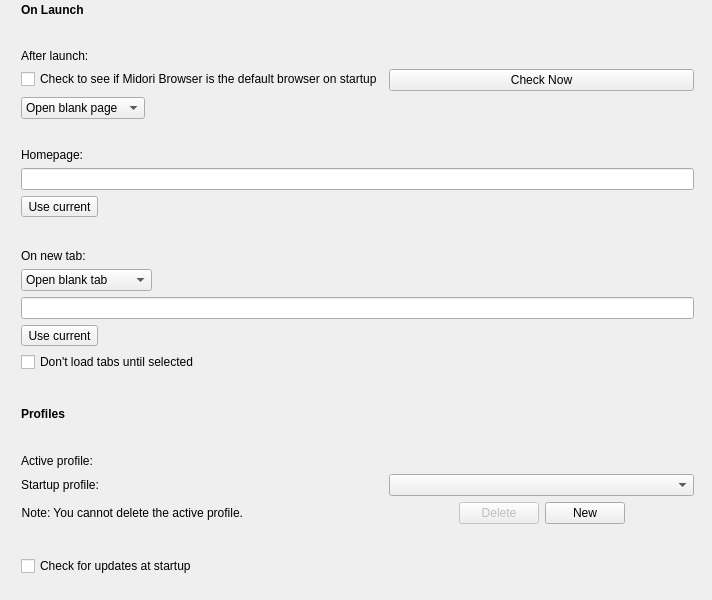
         <widget class="QWidget" name="generalPage">
          <widget class="QFrame" name="frame">
           <property name="geometry">
            <rect>
             <x>12</x>
             <y>-6</y>
             <width>691</width>
             <height>591</height>
            </rect>
           </property>
           <property name="frameShape">
            <enum>QFrame::NoFrame</enum>
           </property>
           <property name="frameShadow">
            <enum>QFrame::Raised</enum>
           </property>
           <layout class="QHBoxLayout" name="horizontalLayout">
            <item>
             <layout class="QFormLayout" name="formLayout_8">
              <property name="labelAlignment">
               <set>Qt::AlignLeading|Qt::AlignLeft|Qt::AlignVCenter</set>
              </property>
              <item row="2" column="0">
               <widget class="QLabel" name="label_24">
                <property name="text">
                 <string>&lt;html&gt;&lt;head/&gt;&lt;body&gt;&lt;p&gt;&lt;span style=&quot; font-weight:600;&quot;&gt;On Launch&lt;/span&gt;&lt;/p&gt;&lt;/body&gt;&lt;/html&gt;</string>
                </property>
               </widget>
              </item>
              <item row="4" column="0">
               <widget class="QLabel" name="label_3">
                <property name="text">
                 <string>After launch: </string>
                </property>
               </widget>
              </item>
              <item row="5" column="0">
               <widget class="QCheckBox" name="checkDefaultBrowser">
                <property name="text">
                 <string>Check to see if Midori Browser is the default browser on startup</string>
                </property>
                <property name="checked">
                 <bool>false</bool>
                </property>
               </widget>
              </item>
              <item row="5" column="1">
               <widget class="QPushButton" name="checkNowDefaultBrowser">
                <property name="text">
                 <string>Check Now</string>
                </property>
               </widget>
              </item>
              <item row="6" column="0">
               <widget class="QComboBox" name="afterLaunch">
                <item>
                 <property name="text">
                  <string>Open blank page</string>
                 </property>
                </item>
                <item>
                 <property name="text">
                  <string>Open homepage</string>
                 </property>
                </item>
                <item>
                 <property name="text">
                  <string>Open speed dial</string>
                 </property>
                </item>
                <item>
                 <property name="text">
                  <string>Restore session</string>
                 </property>
                </item>
                <item>
                 <property name="text">
                  <string>Select session</string>
                 </property>
                </item>
               </widget>
              </item>
              <item row="7" column="1">
               <spacer name="horizontalSpacer_22">
                <property name="orientation">
                 <enum>Qt::Horizontal</enum>
                </property>
                <property name="sizeType">
                 <enum>QSizePolicy::MinimumExpanding</enum>
                </property>
                <property name="sizeHint" stdset="0">
                 <size>
                  <width>37</width>
                  <height>17</height>
                 </size>
                </property>
               </spacer>
              </item>
              <item row="8" column="0">
               <widget class="QLabel" name="label">
                <property name="text">
                 <string>Homepage: </string>
                </property>
               </widget>
              </item>
              <item row="10" column="0">
               <widget class="MacToolButton" name="useCurrentBut">
                <property name="text">
                 <string>Use current</string>
                </property>
               </widget>
              </item>
              <item row="11" column="1">
               <spacer name="horizontalSpacer_7">
                <property name="orientation">
                 <enum>Qt::Horizontal</enum>
                </property>
                <property name="sizeType">
                 <enum>QSizePolicy::MinimumExpanding</enum>
                </property>
                <property name="sizeHint" stdset="0">
                 <size>
                  <width>40</width>
                  <height>20</height>
                 </size>
                </property>
               </spacer>
              </item>
              <item row="12" column="0">
               <widget class="QLabel" name="label_2">
                <property name="text">
                 <string>On new tab: </string>
                </property>
               </widget>
              </item>
              <item row="13" column="0">
               <widget class="QComboBox" name="newTab">
                <item>
                 <property name="text">
                  <string>Open blank tab</string>
                 </property>
                </item>
                <item>
                 <property name="text">
                  <string>Open homepage</string>
                 </property>
                </item>
                <item>
                 <property name="text">
                  <string>Open speed dial</string>
                 </property>
                </item>
                <item>
                 <property name="text">
                  <string>Open other page...</string>
                 </property>
                </item>
               </widget>
              </item>
              <item row="15" column="0">
               <widget class="MacToolButton" name="newTabUseCurrent">
                <property name="text">
                 <string>Use current</string>
                </property>
               </widget>
              </item>
              <item row="16" column="0">
               <widget class="QCheckBox" name="dontLoadTabsUntilSelected">
                <property name="text">
                 <string>Don't load tabs until selected</string>
                </property>
               </widget>
              </item>
              <item row="16" column="1">
               <spacer name="hSpacerDefaultBrowser">
                <property name="orientation">
                 <enum>Qt::Horizontal</enum>
                </property>
                <property name="sizeType">
                 <enum>QSizePolicy::MinimumExpanding</enum>
                </property>
                <property name="sizeHint" stdset="0">
                 <size>
                  <width>40</width>
                  <height>20</height>
                 </size>
                </property>
               </spacer>
              </item>
              <item row="18" column="1">
               <layout class="QHBoxLayout" name="hLayoutDefaultBrowser"/>
              </item>
              <item row="19" column="1">
               <spacer name="horizontalSpacer_41">
                <property name="orientation">
                 <enum>Qt::Horizontal</enum>
                </property>
                <property name="sizeType">
                 <enum>QSizePolicy::MinimumExpanding</enum>
                </property>
                <property name="sizeHint" stdset="0">
                 <size>
                  <width>250</width>
                  <height>17</height>
                 </size>
                </property>
               </spacer>
              </item>
              <item row="22" column="0">
               <widget class="QLabel" name="label_4">
                <property name="text">
                 <string>&lt;b&gt;Profiles&lt;/b&gt;</string>
                </property>
               </widget>
              </item>
              <item row="24" column="0">
               <widget class="QLabel" name="label_45">
                <property name="text">
                 <string>Active profile:</string>
                </property>
               </widget>
              </item>
              <item row="24" column="1">
               <widget class="QLabel" name="activeProfile">
                <property name="text">
                 <string/>
                </property>
               </widget>
              </item>
              <item row="25" column="0">
               <widget class="QLabel" name="label_5">
                <property name="text">
                 <string>Startup profile:</string>
                </property>
               </widget>
              </item>
              <item row="25" column="1">
               <widget class="QComboBox" name="startProfile">
                <property name="sizePolicy">
                 <sizepolicy hsizetype="Expanding" vsizetype="Fixed">
                  <horstretch>0</horstretch>
                  <verstretch>0</verstretch>
                 </sizepolicy>
                </property>
               </widget>
              </item>
              <item row="26" column="0">
               <widget class="QLabel" name="cannotDeleteActiveProfileLabel">
                <property name="text">
                 <string>Note: You cannot delete the active profile.</string>
                </property>
                <property name="alignment">
                 <set>Qt::AlignRight|Qt::AlignTrailing|Qt::AlignVCenter</set>
                </property>
               </widget>
              </item>
              <item row="26" column="1">
               <layout class="QHBoxLayout" name="horizontalLayout_2">
                <item>
                 <spacer name="horizontalSpacer_39">
                  <property name="orientation">
                   <enum>Qt::Horizontal</enum>
                  </property>
                  <property name="sizeType">
                   <enum>QSizePolicy::MinimumExpanding</enum>
                  </property>
                  <property name="sizeHint" stdset="0">
                   <size>
                    <width>40</width>
                    <height>20</height>
                   </size>
                  </property>
                 </spacer>
                </item>
                <item>
                 <widget class="QPushButton" name="deleteProfile">
                  <property name="enabled">
                   <bool>false</bool>
                  </property>
                  <property name="sizePolicy">
                   <sizepolicy hsizetype="Fixed" vsizetype="Fixed">
                    <horstretch>0</horstretch>
                    <verstretch>0</verstretch>
                   </sizepolicy>
                  </property>
                  <property name="text">
                   <string>Delete</string>
                  </property>
                 </widget>
                </item>
                <item>
                 <widget class="QPushButton" name="createProfile">
                  <property name="sizePolicy">
                   <sizepolicy hsizetype="Fixed" vsizetype="Fixed">
                    <horstretch>0</horstretch>
                    <verstretch>0</verstretch>
                   </sizepolicy>
                  </property>
                  <property name="text">
                   <string>New</string>
                  </property>
                 </widget>
                </item>
                <item>
                 <spacer name="horizontalSpacer_40">
                  <property name="orientation">
                   <enum>Qt::Horizontal</enum>
                  </property>
                  <property name="sizeType">
                   <enum>QSizePolicy::MinimumExpanding</enum>
                  </property>
                  <property name="sizeHint" stdset="0">
                   <size>
                    <width>40</width>
                    <height>20</height>
                   </size>
                  </property>
                 </spacer>
                </item>
               </layout>
              </item>
              <item row="28" column="0">
               <widget class="QCheckBox" name="checkUpdates">
                <property name="text">
                 <string>Check for updates at startup</string>
                </property>
               </widget>
              </item>
              <item row="28" column="1">
               <spacer name="horizontalSpacer_44">
                <property name="orientation">
                 <enum>Qt::Horizontal</enum>
                </property>
                <property name="sizeType">
                 <enum>QSizePolicy::MinimumExpanding</enum>
                </property>
                <property name="sizeHint" stdset="0">
                 <size>
                  <width>250</width>
                  <height>17</height>
                 </size>
                </property>
               </spacer>
              </item>
              <item row="3" column="0">
               <spacer name="verticalSpacer_10">
                <property name="orientation">
                 <enum>Qt::Vertical</enum>
                </property>
                <property name="sizeHint" stdset="0">
                 <size>
                  <width>20</width>
                  <height>40</height>
                 </size>
                </property>
               </spacer>
              </item>
              <item row="23" column="0">
               <spacer name="verticalSpacer_17">
                <property name="orientation">
                 <enum>Qt::Vertical</enum>
                </property>
                <property name="sizeHint" stdset="0">
                 <size>
                  <width>20</width>
                  <height>40</height>
                 </size>
                </property>
               </spacer>
              </item>
              <item row="9" column="0" colspan="2">
               <widget class="QLineEdit" name="homepage">
                <property name="sizePolicy">
                 <sizepolicy hsizetype="Expanding" vsizetype="Fixed">
                  <horstretch>0</horstretch>
                  <verstretch>0</verstretch>
                 </sizepolicy>
                </property>
               </widget>
              </item>
              <item row="14" column="0" colspan="2">
               <widget class="QLineEdit" name="newTabUrl">
                <property name="sizePolicy">
                 <sizepolicy hsizetype="Expanding" vsizetype="Fixed">
                  <horstretch>0</horstretch>
                  <verstretch>0</verstretch>
                 </sizepolicy>
                </property>
               </widget>
              </item>
              <item row="27" column="0">
               <spacer name="verticalSpacer_9">
                <property name="orientation">
                 <enum>Qt::Vertical</enum>
                </property>
                <property name="sizeHint" stdset="0">
                 <size>
                  <width>20</width>
                  <height>40</height>
                 </size>
                </property>
               </spacer>
              </item>
             </layout>
            </item>
           </layout>
          </widget>
          <widget class="QFrame" name="newTabFrame">
           <property name="geometry">
            <rect>
             <x>114</x>
             <y>196</y>
             <width>191</width>
             <height>20</height>
            </rect>
           </property>
           <layout class="QHBoxLayout" name="horizontalLayout_3">
            <property name="leftMargin">
             <number>0</number>
            </property>
            <property name="topMargin">
             <number>0</number>
            </property>
            <property name="rightMargin">
             <number>0</number>
            </property>
            <property name="bottomMargin">
             <number>0</number>
            </property>
           </layout>
          </widget>
         </widget>
